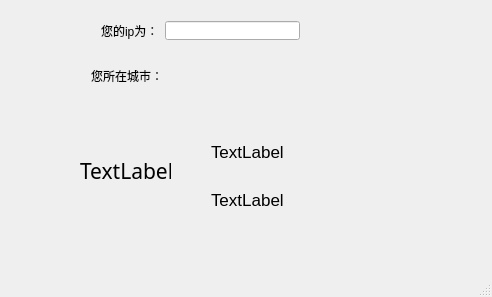
<?xml version="1.0" encoding="UTF-8"?>
<ui version="4.0">
 <class>ip_window</class>
 <widget class="QMainWindow" name="ip_window">
  <property name="geometry">
   <rect>
    <x>0</x>
    <y>0</y>
    <width>492</width>
    <height>297</height>
   </rect>
  </property>
  <property name="maximumSize">
   <size>
    <width>560</width>
    <height>347</height>
   </size>
  </property>
  <property name="windowTitle">
   <string>ip_window</string>
  </property>
  <widget class="QWidget" name="centralWidget">
   <widget class="QWidget" name="horizontalLayoutWidget">
    <property name="geometry">
     <rect>
      <x>80</x>
      <y>49</y>
      <width>255</width>
      <height>54</height>
     </rect>
    </property>
    <layout class="QHBoxLayout" name="horizontalLayout">
     <item>
      <widget class="QLabel" name="label_2">
       <property name="text">
        <string>您所在城市：</string>
       </property>
      </widget>
     </item>
     <item>
      <widget class="QLabel" name="label_3">
       <property name="minimumSize">
        <size>
         <width>156</width>
         <height>52</height>
        </size>
       </property>
       <property name="text">
        <string/>
       </property>
      </widget>
     </item>
    </layout>
   </widget>
   <widget class="QWidget" name="horizontalLayoutWidget_2">
    <property name="geometry">
     <rect>
      <x>90</x>
      <y>10</y>
      <width>221</width>
      <height>41</height>
     </rect>
    </property>
    <layout class="QHBoxLayout" name="horizontalLayout_2">
     <item>
      <widget class="QLabel" name="label">
       <property name="text">
        <string>您的ip为：</string>
       </property>
      </widget>
     </item>
     <item>
      <widget class="QLineEdit" name="lineEdit"/>
     </item>
    </layout>
   </widget>
   <widget class="QLabel" name="label_4">
    <property name="geometry">
     <rect>
      <x>80</x>
      <y>130</y>
      <width>91</width>
      <height>81</height>
     </rect>
    </property>
    <property name="font">
     <font>
      <family>仿宋</family>
      <pointsize>16</pointsize>
     </font>
    </property>
    <property name="text">
     <string>TextLabel</string>
    </property>
   </widget>
   <widget class="QWidget" name="verticalLayoutWidget">
    <property name="geometry">
     <rect>
      <x>200</x>
      <y>120</y>
      <width>251</width>
      <height>111</height>
     </rect>
    </property>
    <layout class="QVBoxLayout" name="verticalLayout">
     <item>
      <widget class="QLabel" name="label_5">
       <property name="font">
        <font>
         <pointsize>13</pointsize>
        </font>
       </property>
       <property name="text">
        <string>TextLabel</string>
       </property>
      </widget>
     </item>
     <item>
      <widget class="QLabel" name="label_6">
       <property name="font">
        <font>
         <pointsize>13</pointsize>
        </font>
       </property>
       <property name="text">
        <string>TextLabel</string>
       </property>
      </widget>
     </item>
    </layout>
   </widget>
  </widget>
  <widget class="QStatusBar" name="statusBar"/>
 </widget>
 <layoutdefault spacing="6" margin="11"/>
 <resources/>
 <connections/>
</ui>
